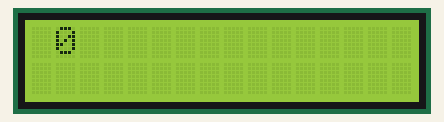
Simulated run of this sketch. Board: Arduino Uno, built with avr-gcc and run on an emulated ATmega328P. On the bench: 16×2 character LCD.

Above: at 0.1 s.
At 2.1 s:
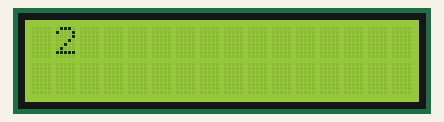
At 5.1 s:
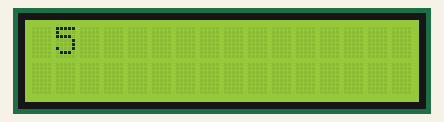
At 10.1 s:
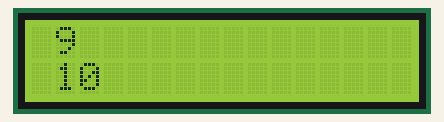
At 15.1 s:
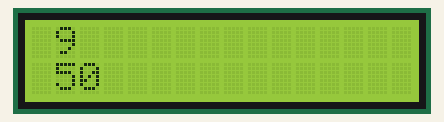
At 20.2 s:
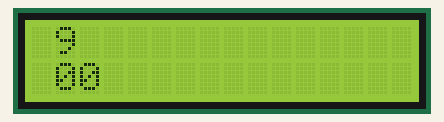

Measured:
- what the display in image 1 shows lasts 1.0 s, from 2.1 s to 3.1 s

The sketch:

forLoop.ino
```cpp
#include <LiquidCrystal_I2C.h>

LiquidCrystal_I2C lcd(0x3F,16,2);

void setup() {
  Serial.begin(9600);

lcd.init();
lcd.backlight();

for(int i = 0; i < 10; i++){
      lcd.setCursor(1,0);
      lcd.print(i);
      delay(1000);
    }

  for(int i = 10; i >= 0; i--){
      lcd.setCursor(1,1);
      lcd.print(i);
      delay(1000);
 }
}

void loop() {

}
```
